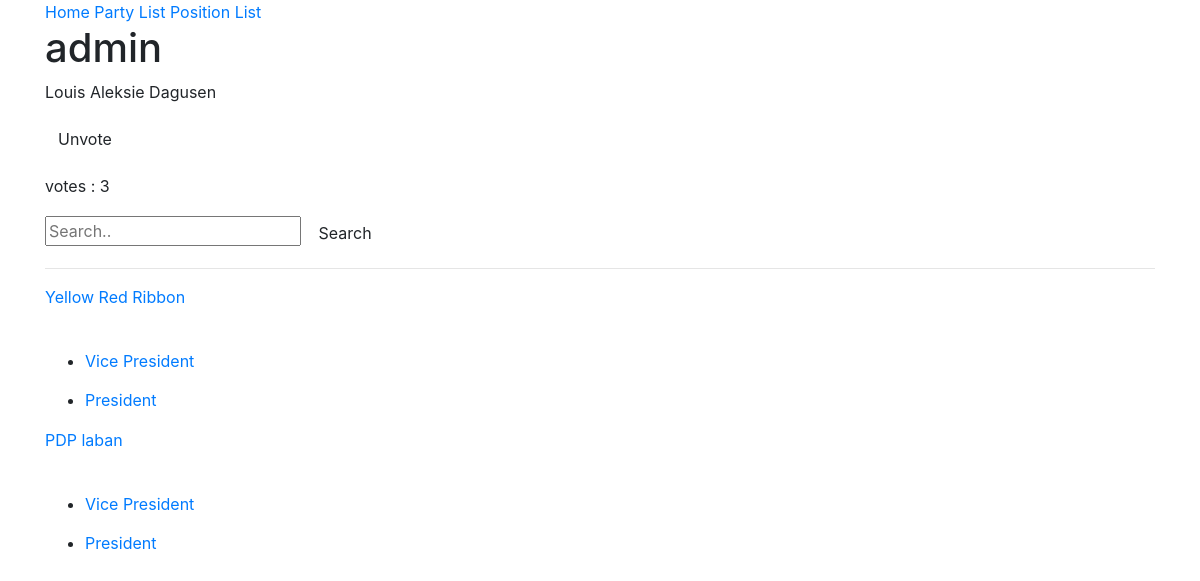
Page /candidate/admin/ (signed in) on the committed database.
### candidates/models.py (models this page shows, shortened)
class Candidate(models.Model):
	user 				= models.OneToOneField(User)
	voters				= models.ManyToManyField(User, related_name='is_voted', blank=True)
	positionNpartylist 	= models.OneToOneField(Position, blank=True, null=True)
	activation_key 		= models.CharField(max_length=120, blank=True, null=True)
	activated			= models.BooleanField(default=False)
	timestamp			= models.DateTimeField(auto_now_add=True)
	updated				= models.DateTimeField(auto_now=True)
	objects 			= CandidateManager()

### partylists/models.py (models this page shows, shortened)
class PartyList(models.Model):
	owner 				= models.ForeignKey(User)
	partylist_name 		= models.CharField(max_length=120)
	timestamp			= models.DateTimeField(auto_now_add=True)
	updated				= models.DateTimeField(auto_now=True)
	slug				= models.SlugField(null=True, blank=True)
	objects 			= CandidateManager()
	class Meta:
		ordering = ['-updated', '-timestamp']
	@property
	def title(self):
		return self.partylist_name

### positions/models.py (models this page shows, shortened)
class Position(models.Model):
	user 				= models.ForeignKey(User)
	partylist			= models.ForeignKey(PartyList)
	position_name 		= models.CharField(max_length=120)
	timestamp			= models.DateTimeField(auto_now_add=True)
	updated				= models.DateTimeField(auto_now=True)
	slug				= models.SlugField(null=True, blank=True)
	class Meta:
		ordering = ['-updated', '-timestamp']

### candidates/views.py (the view)
# urls.py: url(r'^(?P<username>[\w-]+)/$', CandidateDetailView.as_view(), name='detail'),
class CandidateDetailView(LoginRequiredMixin, DetailView):
	template_name = 'candidates/user.html'
	def get_object(self):
		username = self.kwargs.get("username")
		if username is None:
			raise Http404
		return get_object_or_404(User, username__iexact=username, is_active=True)
	def get_context_data(self, *args, **kwargs):
		context =super(CandidateDetailView, self).get_context_data(*args, **kwargs)
		user = context['user']
		is_voted = False
		if user.candidate in self.request.user.is_voted.all():
		 	is_voted = True
		context['is_voted'] = is_voted
		query = self.request.GET.get('q')
		Position_exists = Position.objects.filter(user=user).exists()
		qs = PartyList.objects.filter(owner=user).search(query)
		if Position_exists and qs.exists():
			context['partylist'] = qs
		return context

### partylists/models.py (called while the page is built, shortened)
	def search(self, query): #RestaurantLocation.objects.all().search(query)
		return self

	def get_queryset(self): #RestaurantLocation.objects.search()
		return CandidateQuerySet(self.model, using=self._db)

### candidates/templates/candidates/user.html (shortened to what this page needs)
{% extends "base.html" %}
{% block content %}
<h1>{{ user.username }}</h1>
<p>{{ user.first_name }} {{ user.last_name }}</p>
<p>{% include 'candidates/snippet/vote_form.html' with username=user.username is_voted=is_voted %}</p>
<p>votes : {{ user.candidate.voters.count }}</p>
{% if request.user.is_superuser %}
<form class='form' method='GET' action='.'>
	<input type='text' placeholder='Search..' name='q' value='{{ request.GET.q }}'>
	<button class='btn btn-default' type='submit'>Search</button>
</form>
<hr/>
{% if partylist %}
{% for partyl in partylist %}
	<div class="row">
	<div class="col-sm-12">
		<div class="thumbnail">
		<p><a href='{{ request.path }}?q={{ partyl.title }}'>{{ partyl.title }}</a></p>
		<br/>
		<ul>
			{% for pos in partyl.position_set.all %}
				<li style="margin-bottom: 15px">
					<a href='{{ request.path }}?q={{ pos.position_name }}'>{{ pos.position_name }}</a>
				</li>
			{% endfor %}
		</ul>
		</div>
	</div>
	</div>
{% endfor %}
{% else %}
	<p class='lead'>No Items Found</p>
{% endif %}
{% endif %}
{% endblock %}

### rows in the picture
PartyList: title "Yellow Red Ribbon"
Position: position_name "Vice President"
Position: position_name "President"
PartyList: title "PDP laban"
Position: position_name "Vice President"
Position: position_name "President"

### other values in the picture
{{ user.username }} "admin"
{{ user.first_name }} "Louis Aleksie"
{{ user.last_name }} "Dagusen"
{{ user.candidate.voters.count }} "3"
